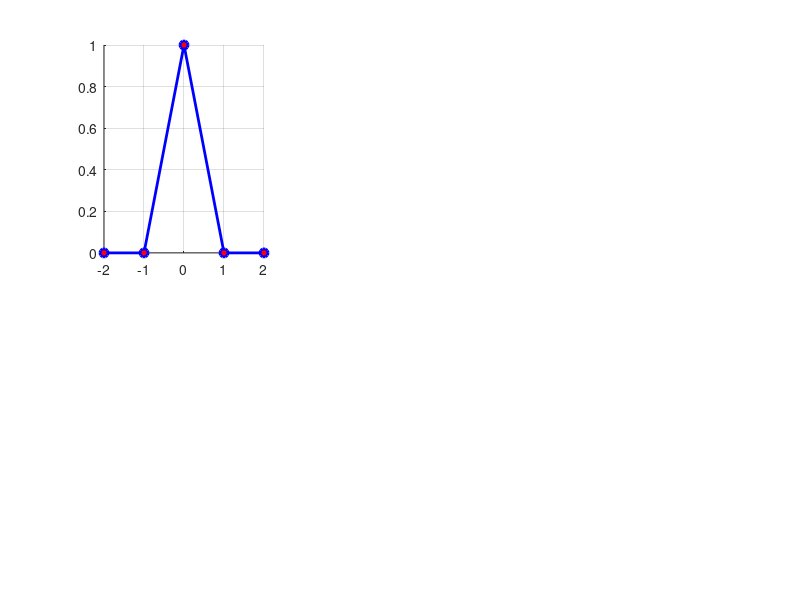

This figure's MATLAB source: (Note: this script raises an error after producing the figure.)
clc;   clear all;
% close all;

% th_i =   30/180*pi;  % angle of incidence
% th_ind= 30/180*pi;         % angle at which the structure was designed to operate in a specific way (designed angle of incidence)
% th_rd =  -30/180*pi;  % - 2*th_ind; %retroreflection
th_i =   0/180*pi;  % angle of incidence
th_ind= 0/180*pi;         % angle at which the structure was designed to operate in a specific way (designed angle of incidence)
th_rd =  70/180*pi;  % - 2*th_ind; %retroreflection

th_i =  45/180*pi;  % 58.6003 % angle of incidence
th_ind= 45/180*pi;         % angle at which the structure was designed to operate in a specific way (designed angle of incidence)
th_rd =   45/180*pi;  % - 2*th_ind; %retroreflection

%%
R= 0.99995%*sqrt(cos(th_ind)/cos(th_rd)); % define the retro reflectivity
%     = 0.99995  for Ana Diaz-Rubio$Eq.(2) ;  
%     adding term  *sqrt(cos(th_ind)/cos(th_rd))   for Ana Diaz-Rubio$Eq.(3)

%%
rho0=1.29; % density of the free medium
c0=343; % sound speed of the free medium

freq=2e3;  omega=2*pi*freq;   % designed frequency
lambda=c0/freq;           % designed wavelength
k0=2*pi/lambda;           % wavenumber of the incidence
%
N = 4;      % defines the last order of Fourier harmonic FOR THE IMPEDANCE expansion (should be EVEN)
%
thetain = 0;  % thetain = (0.01:0.4:pi/2.1);
dz = lambda*1;   Eledz = 20;
z = 0: dz/(Eledz-1) : dz;

for iez = 1:1:length(z)
    
    for ee = 1:1:length(thetain)
        
        D=lambda/(2*sin(th_ind));         %     D = lambda/ abs(sin(th_ind) - sin(th_rd));% satisfy phase 2\pi
        Dxn = D;
        
        for point = 1:1:length(D)
            
            Z0= rho0 * c0;  % wave impedance of free space for normal incidence
            
            %%
            offset = 0.5*Dxn/(2*N+1); % 0.5 - Middle point
            xn=0+offset: Dxn/(2*N+1): Dxn- Dxn/(2*N+1)+offset;  % coordinate along the gradient
            
            %% define surface impedance
            
            P0=1;      % amplitude of the incident wave
            
            P_t=P0*(exp(-1i*k0*sin(th_ind)*xn) + R*exp(-1i*k0*sin(th_rd)*xn +1i*pi*0 )); %  total pressure filed
            v_t=P0/Z0*(exp(-1i*k0*sin(th_ind)*xn) * cos(th_ind) -  R*exp(-1i*k0*sin(th_rd)*xn +1i*pi*0 ) * cos(th_rd)); % total particle velocity filed
            %             P_t=P0*(exp(-1i*k0*sin(th_ind)*xn) + R*0.5*exp(-1i*k0*sin(th_rd)*xn)+ R*0.5*exp(1i*k0*sin(th_rd)*xn)); %  total pressure filed
            %             v_t=P0/Z0*(exp(-1i*k0*sin(th_ind)*xn) * cos(th_ind) -  R*0.5*exp(-1i*k0*sin(th_rd)*xn ) * cos(th_rd)...
            %                                                                                        -  R*0.5*exp( 1i*k0*sin(th_rd)*xn ) * cos(th_rd)); % total particle velocity filed
            Zs = P_t./v_t; % required surface impedance
% % % % % %        Zs = -1i * Z0/cos(th_ind) * cot( (sin(th_ind) -  sin(th_rd)) *k0 *(xn-D/2) /2 );  % conventional design
             Phi_r = (sin(th_ind) -  sin(th_rd)) .*k0 .*xn;
%             Zs =  1i * Z0/cos(th_ind) .* cot( Phi_r ./2 );  % Ana Diaz-Rubio$Eq.(1); V.S. Asadchy2017 Eq(4)
%             Zs =  Z0 * (1+exp(1i*Phi_r))./(cos(th_ind)-cos(th_rd).*exp(1i.*Phi_r));  % Ana Diaz-Rubio$Eq.(2)
            Zs =  Z0/sqrt(cos(th_ind)*cos(th_rd)) .* (sqrt(cos(th_rd))+sqrt(cos(th_ind)).*exp(1i.*Phi_r))./...
                           (sqrt(cos(th_ind))-sqrt(cos(th_rd)).*exp(1i.*Phi_r));  % Ana Diaz-Rubio$Eq.(3)

            P_t=P0*(exp(-1i*k0*sin(th_ind)*xn) + R*exp(-1i*k0*sin(th_rd)*xn+  1i*pi * 0 )); % V.S. Asadchy2017 Eq.(5). total pressure filed
            %
            v_t=P0/Z0*(exp(-1i*k0*sin(th_ind)*xn) * cos(th_ind) -  R*exp(-1i*k0*sin(th_rd)*xn+  1i*pi * 0 ) * cos(th_rd)); % total particle velocity filed
            %             v_t=P0/Z0*(exp(-1i*k0*sin(th_ind)*xn) -  R*exp(-1i*k0*sin(th_rd)*xn) ); % total particle velocity filed
            %
            Zs = P_t./v_t; % required surface impedance


            %   in comsol          -i*Z0/cos(theta_i)*cot(k*(sin(theta_r) - sin(theta_i))*(x-D/2)/2)
            %% xx is the order of the harmonics
            for ii=1:N+1                        % auxiliary variable
                xx(ii)=ii;
            end
            xx= -(-xx+N/2+1);
            
            %% Finding Fourier harmonics of the impedance
            zp=(fftshift(fft(Zs)/(2*N+1)));
            
            %% Composing the impedance based on the determined harmonics, Z is impedance matrix
            
            Zs_Fourier=zeros(N+1,N+1);
            for in1=1:N+1     %row
                for in2=1:N+1 % colummn
                    Zs_Fourier(in1,in2)=zp(N+1+in2-in1);  % int2 and int1 ?: Zs_Fourier(in1,in2)=zp(N+1+in1-in2);
                end
            end
            
            Ya=zeros(N+1,N+1);
            for nn=1:N+1
                %%%%%%%%%%%%%%%%%%%%%%%%%%%%%%%%%%%%%%
                krx(nn) =   k0*sin(th_i) + 2*pi/D*(nn-1-N/2);
                krz(nn) = sqrt(k0^2- krx(nn)^2);     realkrz(nn) = real(krz(nn));  %     (krx./k0)*abs(b)
                %
                
                krx(nn) = isreal(krz(nn)) .* krx(nn);          %%%%%%%%%% important !%%%%%%
                krz(nn) = isreal(krz(nn)) .* krz(nn);          %%%%%%%%%% important !%%%%%%
                
                %
                zan(nn,1) =  rho0*omega/krz(nn) ; % Ya is a diagonal matrix with its main entry representing the admittance of each space harmonic
                theta_r(nn) = asin(krx(nn)/k0);
                
            end
            Za = diag(zan);  %%%
            Ya = (Za)^-1;  %%%
            
            I=eye(N+1); % I is the identity matrix
            REF = pinv(Zs_Fourier*Ya + I )*(Zs_Fourier*Ya - I );            % 'pinv' function works better than 'inv'
            
            Pin_m = zeros(N+1,1);
            Pin_m(N/2+1,1) = P0;  % specify here what incident harmonics excite the surface. by default only one propagating wave is incident.
            Pr_m = REF*Pin_m;                          % Prm gives the amplitudes of the reflected harmonics
            %%
            
            RekrzM(point,:) = realkrz/k0;
            theta_rM(point,:) = real(theta_r);
            
        end
        if ee==1
            Akrz = RekrzM;
            Btheta = theta_rM;
        else
            Akrz = horzcat(Akrz,RekrzM);
            Btheta = horzcat(Btheta,theta_rM);
        end
    end
    a = Pin_m;   b = Pr_m;
    
    %     b(N/2-2) = 0;
    %     b(N/2-1) = 0;
    %     b(N/2) = 0;
    % %     b(N/2+1) = 0;
    %     b(N/2+2) = 0;
    %     b(N/2+3) = 0;
    %     b(N/2+4) = 0;
    
    
    Elex = length(xn);
    
    for j = 1: Elex
        p_ref(j) =  ((exp(1i*krz*z(iez)*1)).*a.'*0 + (exp(-1i*krz*z(iez)*1)).*b.') ...
            *( sqrt(1/1) .*exp(-1i*krx*xn(j))  ).' ; % Eq.(6.41)
        v_ref(j) =  (( zan.^-1)' .*( (exp(1i*krz*z(iez)*1)).*a.'*0 - (exp(-1i*krz*z(iez)*1)).*b.' ) ) ...
            *( sqrt(1/1) .*exp(-1i*krx*xn(j)) ).';

        %% velocity direction
        v_ref_x(j) =  ((Z0* zan.^-1)' .*( (exp(1i*krz*z(iez)*1)).*a.'*0 + (exp(-1i*krz*z(iez)*1)).*b.'   .* krx./k0 ) ) ...
            *( sqrt(1/1) .*exp(-1i*krx*xn(j)) ).' /Z0;
        v_ref_y(j) =  ((Z0* zan.^-1)' .*( (exp(1i*krz*z(iez)*1)).*a.'*0 + (exp(-1i*krz*z(iez)*1)).*b.'   .* krz./k0 ) ) ...
            *( sqrt(1/1) .*exp(-1i*krx*xn(j)) ).' /Z0;

        %% total field
        p_tot(j) =  ((exp(1i*krz*z(iez)*1)).*a.'*1 + (exp(-1i*krz*z(iez)*1 )).*b.') ...
            *( sqrt(1/1) .*exp(-1i*krx*xn(j))  ).' ; % Eq.(6.41)
        v_tot(j) =  ((Z0* zan.^-1)' .*( (exp(1i*krz*z(iez)*1)).*a.'*1 - (exp(-1i*krz*z(iez)*1 )).*b.' ) ) ...
            *( sqrt(1/1) .*exp(-1i*krx*xn(j)) ).' /Z0;
        % total x y velocity
        v_tot_x(j) =  ((Z0* zan.^-1)' .*( (exp(1i*krz*z(iez)*1)).*a.'*sin(th_i) + (exp(-1i*krz*z(iez)*1)).*b.'   .* krx./k0 ) ) ...
            *( sqrt(1/1) .*exp(-1i*krx*xn(j)) ).' /Z0;
        v_tot_y(j) =  ((Z0* zan.^-1)' .*(  - (exp(1i*krz*z(iez)*1)).*a.'*cos(th_i) + (exp(-1i*krz*z(iez)*1)).*b.'   .* krz./k0 ) ) ...
            *( sqrt(1/1) .*exp(-1i*krx*xn(j)) ).' /Z0;
    end

    %%
    P_ref(iez, 1 :1: Elex )  = p_ref;       P_tot(iez, 1 :1: Elex )  = p_tot;
    V_ref(iez, 1 :1: Elex )  = v_ref;       V_tot(iez, 1 :1: Elex )   = v_tot;
    
    V_ref_x(iez, 1 :1: Elex )  = v_ref_x;         V_ref_y(iez, 1 :1: Elex )  =  v_ref_y;
    V_tot_x(iez, 1 :1: Elex )  = v_tot_x;         V_tot_y(iez, 1 :1: Elex )  =  v_tot_y;
    
    
end

% plot something

% Incident_Inten_tot = 0.5*real(P_t.*conj(v_t));   
Incident_Inten_tot = 0.5*real(P0*exp(-1i*k0*sin(th_ind)*xn).*conj(P0/Z0*(exp(-1i*k0*sin(th_ind)*xn) * cos(th_ind))))

ReInten_tot = 0.5*real(P_ref.*conj(V_tot));   

ReInten_ref_x =  0.5*real(P_ref.*conj(V_ref_x));        ReInten_ref_y  =  0.5*real(P_ref.*conj(V_ref_y));
ReInten_tot_x =  0.5*real(P_tot.*conj(V_tot_x));         ReInten_tot_y  =  0.5*real(P_tot.*conj(V_tot_y));
%%
% angle_Intensity = atan(ReInten_y./ReInten_x)*180/pi;
Real_V_ref = real(V_ref);
% [gx, gz] = gradient(Real_V_ref);

% Harmonics that propagating into far field.
iii = 1;
for nn=1:N+1
    if krz(nn)~=0
        harmonics(iii) = nn-1-N/2;
        marker_xx(iii) = nn;
        iii = iii+1;
    end
end

%% subplot
fontsz = 17; linewd = 1.5; markersz = 8; fontszgca = 3;
X = 0 :Dxn/(Elex-1): Dxn;   %z = 0: dz/(Eledz-1) : dz;  % z = z(end:-1:1);
[X, z] = meshgrid(X,  z);

beishu0 = 0.95;
% figure;
factor = dz/Dxn;   %*factor
n1 = 2; % number of rows
n2 = 3; % number of columns
figure('Position',[0 0 250*n2 250*n1*factor]+50);
nw = 0.6; % normalized width
nh = 0.6;  % normalized height
%%
for k1 = 1:n1
    for k2 = 1:n2
        h=subplot(n1, n2, (k1-1)*n2 + k2);
        
        %
        switch k1
            case 1
                switch k2
                    case 1
                        grid on;       %   grid minor;
                        hold on;
                        PP = plot(xx,abs(Pr_m),'-o','color','b','LineWidth',2,'MarkerFaceColor','r' );
                        hold on;
                        PP2 = plot(xx,abs(Pr_m),'d', 'MarkerIndices',marker_xx, 'MarkerFaceColor','g', 'MarkerSize',10);
                        xlabel('Harmonics $n$','Interpreter', 'LaTeX','FontSize',fontsz);
                        ylabel('Amplitude ($|A_n|/P_{\rm in}$)', 'Interpreter', 'LaTeX','FontSize',fontsz);
                        xlim([-4 4]);  xticks(-10:2:10); yticks(-10:0.5:10);  %ylim([-90 90]); 
                        legend('');   h = legend;   h.Visible = 'off';
                        set(legend,'Interpreter','latex','edgecolor','none','Location','northwest','FontSize',fontsz);
                        set(gca,'position',[(1-nw)/n2/2 + (k2-1)/n2+0.03, (1-nh)/n1/2 + 1-k1/n1,  nw/n2, nh/n1]*beishu0);
                    case 2
                        grid on;         grid minor;
                        hold on;        
                        PP = plot(xx,theta_r*180/pi,'-o','color','b','LineWidth',2,'MarkerFaceColor','r' );
                        hold on;
                        PP2 = plot(xx,theta_r*180/pi,'d', 'MarkerIndices',marker_xx, 'MarkerFaceColor','g', 'MarkerSize',7);
                        xlabel('Harmonics $n$','Interpreter', 'LaTeX','FontSize',fontsz);
                        ylabel('Reflected angle $\theta_{\rm r}$', 'Interpreter', 'LaTeX','FontSize',fontsz);
                        xlim([-4 4]); ylim([-90 90]); xticks(-10:2:10); yticks(-90:15:90); %colorbar('Ticks',[-90:30:90]);    caxis([-90 90]);
                        legend('');   h = legend;   h.Visible = 'off'; 
                        set(legend,'Interpreter','latex','edgecolor','none','Location','northwest','FontSize',fontsz);
                        set(gca,'position',[(1-nw)/n2/2 + (k2-1)/n2+0.03, (1-nh)/n1/2 + 1-k1/n1,  nw/n2, nh/n1]*beishu0);
                    case 3
                        plot(xn/Dxn,real(vpa(Zs,4))/Z0,'-o','color','k','LineWidth',2,'MarkerFaceColor','k')
                        xlabel('$x/D$', 'Interpreter', 'LaTeX','FontSize',fontsz);
                        ylabel('${\rm Re}(Z_s/Z0)$', 'Interpreter', 'LaTeX','FontSize',fontsz);
                        ylim([0 100000])
                        legend('');   h = legend;   h.Visible = 'off';
                        set(legend,'Interpreter','latex','edgecolor','none','Location','northwest','FontSize',fontsz);
                        grid on
                        set(gca,'position',[(1-nw)/n2/2 + (k2-1)/n2+0.03, (1-nh)/n1/2 + 1-k1/n1,  nw/n2, nh/n1]*beishu0);
                    case 4
                        plot(xn/Dxn,imag(Zs)/Z0,'-o','color','b','LineWidth',2,'MarkerFaceColor','b');
                        xlabel('$x/D$', 'Interpreter','LaTeX','FontSize',fontsz);
                        ylabel('${\rm Imag}(Z_s/Z0)$', 'Interpreter', 'LaTeX','FontSize',fontsz);
                        % xlim([-20 20])
                        legend('');   h = legend;   h.Visible = 'off';
                        set(legend,'Interpreter','latex','edgecolor','none','Location','northwest','FontSize',fontsz);
                        grid on
                        set(gca,'position',[(1-nw)/n2/2 + (k2-1)/n2+0.03, (1-nh)/n1/2 + 1-k1/n1,  nw/n2, nh/n1]*beishu0);
                    case 5
                        plot( xn/Dxn, - real(vpa(ReInten_tot_y(1,:)/ Incident_Inten_tot(1), 5)),'-d','color','k','LineWidth',2,'MarkerFaceColor','b');hold on;
                        plot( xn/Dxn,real(vpa(ReInten_tot_y(iez,:)/ Incident_Inten_tot(1), 5)),'--o','color','b','LineWidth',2,'MarkerFaceColor','b');hold on;
                        xlabel('$x/D$', 'Interpreter', 'LaTeX','FontSize',fontsz);
                        ylabel('$I_y$/$I_{\mathrm{i}}$', 'Interpreter', 'LaTeX','FontSize',fontsz);
%                                  ylim([-3e-4 3e-4]);  yticks(-3e-4:3e-4/3:3e-4); %colorbar('Ticks',[-90:30:90]);    caxis([-90 90]);
                        %                         ylabel('Ticks',[-4.46 -4.44]);
%                         colorbar('Ticks',[-10:2:10]);               caxis([-4.46 -4.44]);
                        legend('at $y=0$','at $y=d_z$');   h = legend;  % h.Visible = 'off';
                        set(legend,'Interpreter','latex','edgecolor','none','Location','northoutside','FontSize',fontsz);
                        grid on;
                        %                         ylabel('$y/D$', 'Interpreter', 'LaTeX','FontSize',fontsz);
                        set(gca,'position',[(1-nw)/n2/2 + (k2-1)/n2+0.03, (1-nh)/n1/2 + 1-k1/n1,  nw/n2, nh/n1]*beishu0);
% % %                         plot( xn/Dxn, real(vpa(ReInten_tot_x(1,:),5)),'-d','color','k','LineWidth',2,'MarkerFaceColor','b');hold on;
% % %                         plot( xn/Dxn,real(vpa(ReInten_tot_x(iez,:),5)),'--o','color','b','LineWidth',2,'MarkerFaceColor','b');hold on;
% % %                         xlabel('$x/D$', 'Interpreter', 'LaTeX','FontSize',fontsz);
% % %                         ylabel('$I_x$', 'Interpreter', 'LaTeX','FontSize',fontsz);
% % %                             ylim([-0e-3 1e-3]);  yticks(-0e-3:1e-3/4:1e-3); %colorbar('Ticks',[-90:30:90]);    caxis([-90 90]);
% % %                         %                         ylabel('Ticks',[-4.46 -4.44]);
% % % %                         colorbar('Ticks',[-10:2:10]);               caxis([-4.46 -4.44]);
% % %                         legend('at $y=0$','at $y=d_z$');   h = legend;  % h.Visible = 'off';
% % %                         set(legend,'Interpreter','latex','edgecolor','none','Location','northoutside','FontSize',fontsz);
% % %                         grid on;
% % %                         %                         ylabel('$y/D$', 'Interpreter', 'LaTeX','FontSize',fontsz);
% % %                         set(gca,'position',[(1-nw)/n2/2 + (k2-1)/n2+0.03, (1-nh)/n1/2 + 1-k1/n1,  nw/n2, nh/n1]*beishu0);
                    case 6
                        plot( z/dz,   real(vpa(ReInten_tot_x(:,1)/Incident_Inten_tot(1),5)),'-d','color','k','LineWidth',2,'MarkerFaceColor','b');hold on;
                        plot( z/dz, real(vpa(ReInten_tot_x(:,Elex- 0)/Incident_Inten_tot(1),5)),'--o','color','b','LineWidth',2,'MarkerFaceColor','b');hold on;
                        xlabel('$y/d_z$', 'Interpreter', 'LaTeX','FontSize',fontsz);
                        ylabel('$I_x$/$I_{\mathrm{i}}$', 'Interpreter', 'LaTeX','FontSize',fontsz);
                                    ylim([-2e-3 2e-3]);  yticks(-2e-3:1e-3:2e-3); %colorbar('Ticks',[-90:30:90]);    caxis([-90 90]);
                        %                         ylabel('Ticks',[-4.46 -4.44]);
%                         colorbar('Ticks',[0:0.5:2]*0.001);               
caxis([0 2]*0.001);
                        legend('at $x=0$','at $x= D$');  % h = legend;  % h.Visible = 'off';
                        set(legend,'Interpreter','latex','edgecolor','none','Location','northoutside','FontSize',fontsz);
                        grid on;
                        %                         ylabel('$y/D$', 'Interpreter', 'LaTeX','FontSize',fontsz);
                        set(gca,'position',[(1-nw)/n2/2 + (k2-1)/n2+0.03, (1-nh)/n1/2 + 1-k1/n1,  nw/n2, nh/n1]*beishu0);
% % %                         plot( z/dz, real(vpa(ReInten_tot_y(:,1),5)),'-d','color','k','LineWidth',2,'MarkerFaceColor','b');hold on;
% % %                         plot( z/dz,real(vpa(ReInten_tot_y(:,Elex),5)),'--o','color','b','LineWidth',2,'MarkerFaceColor','b');hold on;
% % %                         xlabel('$y/d_z$', 'Interpreter', 'LaTeX','FontSize',fontsz);
% % %                         ylabel('$I_y$', 'Interpreter', 'LaTeX','FontSize',fontsz);
% % %                                 ylim([-3e-4 3e-4]);  yticks(-3e-4:3e-4/3:3e-4); %colorbar('Ticks',[-90:30:90]);    caxis([-90 90]);
% % %                         %                         ylabel('Ticks',[-4.46 -4.44]);
% % % %                         colorbar('Ticks',[-10:2:10]);               caxis([-4.46 -4.44]);
% % %                         legend('at $x=0$','at $x= D$');  % h = legend;  % h.Visible = 'off';
% % %                         set(legend,'Interpreter','latex','edgecolor','none','Location','northoutside','FontSize',fontsz);
% % %                         grid on;
% % %                         %                         ylabel('$y/D$', 'Interpreter', 'LaTeX','FontSize',fontsz);
% % %                         set(gca,'position',[(1-nw)/n2/2 + (k2-1)/n2+0.03, (1-nh)/n1/2 + 1-k1/n1,  nw/n2, nh/n1]*beishu0);
                        %%
                        row = 1;   col = row;
                        conservation = - sum(ReInten_tot_x(1+row:iez-row,1+col)) ...
                                              + sum(ReInten_tot_x(1+row:iez-row, Elex-col)) ...
                                              - sum(ReInten_tot_y(1+row,1+col:Elex-col)) ...
                                             + sum(ReInten_tot_y(iez-row,1+col:Elex-col))
                end
                %%
                
                
            case 2
                switch k2
                    case 1
                        plot(xn/Dxn,imag(Zs)/Z0,'-o','color','b','LineWidth',2,'MarkerFaceColor','b');
                        xlabel('$x/D$', 'Interpreter','LaTeX','FontSize',fontsz);
                        ylabel('${\rm Imag}(Z_s/Z0)$', 'Interpreter', 'LaTeX','FontSize',fontsz);
                        ylim([-1 1]*0.0001);  yticks(-1e-4:1e-4/2:1e-4);
                        legend('');   h = legend;   h.Visible = 'off';
                        set(legend,'Interpreter','latex','edgecolor','none','Location','northwest','FontSize',fontsz);
                        grid on
                        set(gca,'position',[(1-nw)/n2/2 + (k2-1)/n2+0.03, (1-nh)/n1/2 + 1-k1/n1,  nw/n2, nh/n1]*beishu0);
                    case 2
                        plot( xn/Dxn, - real(vpa(ReInten_tot_y(1,:)/ Incident_Inten_tot(1), 5)),'-d','color','k','LineWidth',2,'MarkerFaceColor','b');hold on;
                        plot( xn/Dxn,real(vpa(ReInten_tot_y(iez,:)/ Incident_Inten_tot(1), 5)),'--o','color','b','LineWidth',2,'MarkerFaceColor','b');hold on;
                        xlabel('$x/D$', 'Interpreter', 'LaTeX','FontSize',fontsz);
                        ylabel('$I_y$/$I_{\mathrm{i}}$', 'Interpreter', 'LaTeX','FontSize',fontsz);
                                 ylim([-100e-4 100e-4]);  yticks(-100e-4:100e-4/2:100e-4); %colorbar('Ticks',[-90:30:90]);    caxis([-90 90]);
                        %                         ylabel('Ticks',[-4.46 -4.44]);
%                         colorbar('Ticks',[-10:2:10]);               caxis([-4.46 -4.44]);
                        legend('at $y=0$','at $y=d_z$');   h = legend;  % h.Visible = 'off';
                        set(legend,'Interpreter','latex','edgecolor','none','Location','northoutside','FontSize',fontsz);
                        grid on;
                        %                         ylabel('$y/D$', 'Interpreter', 'LaTeX','FontSize',fontsz);
                        set(gca,'position',[(1-nw)/n2/2 + (k2-1)/n2+0.03, (1-nh)/n1/2 + 1-k1/n1,  nw/n2, nh/n1]*beishu0);
% % %                         plot( xn/Dxn, real(vpa(ReInten_tot_x(1,:),5)),'-d','color','k','LineWidth',2,'MarkerFaceColor','b');hold on;
% % %                         plot( xn/Dxn,real(vpa(ReInten_tot_x(iez,:),5)),'--o','color','b','LineWidth',2,'MarkerFaceColor','b');hold on;
% % %                         xlabel('$x/D$', 'Interpreter', 'LaTeX','FontSize',fontsz);
% % %                         ylabel('$I_x$', 'Interpreter', 'LaTeX','FontSize',fontsz);
% % %                             ylim([-0e-3 1e-3]);  yticks(-0e-3:1e-3/4:1e-3); %colorbar('Ticks',[-90:30:90]);    caxis([-90 90]);
% % %                         %                         ylabel('Ticks',[-4.46 -4.44]);
% % % %                         colorbar('Ticks',[-10:2:10]);               caxis([-4.46 -4.44]);
% % %                         legend('at $y=0$','at $y=d_z$');   h = legend;  % h.Visible = 'off';
% % %                         set(legend,'Interpreter','latex','edgecolor','none','Location','northoutside','FontSize',fontsz);
% % %                         grid on;
% % %                         %                         ylabel('$y/D$', 'Interpreter', 'LaTeX','FontSize',fontsz);
% % %                         set(gca,'position',[(1-nw)/n2/2 + (k2-1)/n2+0.03, (1-nh)/n1/2 + 1-k1/n1,  nw/n2, nh/n1]*beishu0);
                    case 3
                        plot( z/dz,   real(vpa(ReInten_tot_x(:,1)/Incident_Inten_tot(1),5)),'-d','color','k','LineWidth',2,'MarkerFaceColor','b');hold on;
                        plot( z/dz, real(vpa(ReInten_tot_x(:,Elex- 0)/Incident_Inten_tot(1),5)),'--o','color','b','LineWidth',2,'MarkerFaceColor','b');hold on;
                        xlabel('$y/d_z$', 'Interpreter', 'LaTeX','FontSize',fontsz);
                        ylabel('$I_x$/$I_{\mathrm{i}}$', 'Interpreter', 'LaTeX','FontSize',fontsz);
%                                     ylim([-2e-3 2e-3]);  yticks(-2e-3:1e-3:2e-3); %colorbar('Ticks',[-90:30:90]);    caxis([-90 90]);
                        %                         ylabel('Ticks',[-4.46 -4.44]);
%                         colorbar('Ticks',[0:0.5:2]*0.001);
caxis([0 2]*0.001);
                        legend('at $x=0$','at $x= D$');  % h = legend;  % h.Visible = 'off';
                        set(legend,'Interpreter','latex','edgecolor','none','Location','northoutside','FontSize',fontsz);
                        grid on;
                        %                         ylabel('$y/D$', 'Interpreter', 'LaTeX','FontSize',fontsz);
                        set(gca,'position',[(1-nw)/n2/2 + (k2-1)/n2+0.03, (1-nh)/n1/2 + 1-k1/n1,  nw/n2, nh/n1]*beishu0);
                    case 4
                        surf( X/D, z/D, real(V_tot), 'LineStyle','none');
                        view(2);  colormap(jet(80));   shading interp;
                        colorbar('Ticks',[-2:1:2]*0.0001);   caxis([-2 2]*0.0001);  c3 = caxis;
                        xlim([0 Dxn/D]); ylim([0 dz/D]);  xticks(0:0.5:10); yticks(0:0.5:10);
                        title('$v_{\mathrm{t}}$','Interpreter','latex','FontSize',fontsz+3);
                        xlabel('$x/D$','Interpreter', 'LaTeX','FontSize',fontsz);
                        %                         ylabel('$y/D$', 'Interpreter', 'LaTeX','FontSize',fontsz); 
                        set(gca,'position',[(1-nw)/n2/2 + (k2-1)/n2+0.03, (1-nh)/n1/2 + 1-k1/n1,  nw/n2, nh/n1]*beishu0);
                    case 5
                        contour(X/D, z/D, Real_V_ref,10,'ShowText','off', 'LineWidth',1);
                        %colorbar('Ticks',[-10:0.5:10]);
                        xlabel('$x/D$','Interpreter', 'LaTeX','FontSize',fontsz);
%                         ylabel('$y/D$', 'Interpreter', 'LaTeX','FontSize',fontsz);
                        xlim([0 Dxn/D]); ylim([0 dz/D]);  xticks(0:0.5:10); yticks(0:0.5:10);
                        hold on;
                      % step = 3;  hh = quiver(X(1:step:iez,1:step:Elex)/D, z(1:step:iez,1:step:Elex)/D,  cos(ReInten(1:step:iez,1:step:Elex)).*sign(ReInten(1:step:iez,1:step:Elex)) .* abs(Inten(1:step:iez,1:step:Elex)),  sin(ReInten(1:step:iez,1:step:Elex)) .* abs(Inten(1:step:iez,1:step:Elex)), 'MaxHeadSize', 0.15 ,'AutoScaleFactor', 2 ,'AutoScale','on');
                        step = 3;  hh = quiver(X(1:step:iez,1:step:Elex)/D, z(1:step:iez,1:step:Elex)/D,  ...
                              ReInten_ref_x(1:step:iez,1:step:Elex) .* abs(ReInten_tot(1:step:iez,1:step:Elex)), ...
                              ReInten_ref_y(1:step:iez,1:step:Elex) .* abs(ReInten_tot(1:step:iez,1:step:Elex)), 'MaxHeadSize', 0.15 ,'AutoScaleFactor', 2 ,'AutoScale','on');
                        hold off;
                        t = title('$I_{\mathrm{r}}$','Interpreter','latex','FontSize',fontsz);
                        set(gca,'position',[(1-nw)/n2/2 + (k2-1)/n2+0.03, (1-nh)/n1/2 + 1-k1/n1,  nw/n2, nh/n1]*beishu0);
                    case 6
                        contour(X/D, z/D, Real_V_ref,10,'ShowText','off', 'LineWidth',1);
                        %colorbar('Ticks',[-10:0.5:10]);
                        xlabel('$x/D$','Interpreter', 'LaTeX','FontSize',fontsz);
%                         ylabel('$y/D$', 'Interpreter', 'LaTeX','FontSize',fontsz);
                        xlim([0 Dxn/D]); ylim([0 dz/D]);  xticks(0:0.5:10); yticks(0:0.5:10);
                        hold on;
                        %%
                        step = 1;  hh = quiver(X(1:step:iez,1:step:Elex)/D, z(1:step:iez,1:step:Elex)/D,  ...
                                      ReInten_tot_x(1:step:iez,1:step:Elex) .* abs(ReInten_tot(1:step:iez,1:step:Elex)), ...
                                      ReInten_tot_y(1:step:iez,1:step:Elex) .* abs(ReInten_tot(1:step:iez,1:step:Elex)), ...
                                      'MaxHeadSize', 0.15 ,'AutoScaleFactor', 2 ,'AutoScale','on');
                        %%
                        hold off;
                        t = title('$I_{\mathrm{t}}$','Interpreter','latex','FontSize',fontsz);
                        set(gca,'position',[(1-nw)/n2/2 + (k2-1)/n2+0.03, (1-nh)/n1/2 + 1-k1/n1,  nw/n2, nh/n1]*beishu0);
                end
        end
        
    end
end

%
subplot(2, n2, [1 2])
% hp = get(subplot(2,n2,[1 2]),'Position');
% h = colorbar('Position', [hp(1)+hp(3)/2  hp(2)*1  0.015  hp(2)+hp(3)*5]);

yyaxis left;
% title('Plots with Different y-Scales');
grid on;       %   grid minor;
hold on;
PP = plot(xx,abs(Pr_m),'-o','LineWidth',2,'MarkerFaceColor','b' ); %,'color','b'
hold on;
PP2 = plot(xx,abs(Pr_m),'o', 'MarkerIndices',marker_xx, 'MarkerFaceColor','g', 'MarkerSize',10);
xlabel('Harmonics $n$','Interpreter', 'LaTeX','FontSize',fontsz);
ylabel('Amplitude ($|A_n|/P_{\rm in}$)', 'Interpreter', 'LaTeX','FontSize',fontsz);
xlim([-3 3]);  xticks(-10:1:10); yticks(-10:0.2:10);  ylim([-0.0005 1]);
legend('');   h = legend;   h.Visible = 'off';
set(legend,'Interpreter','latex','edgecolor','none','Location','northwest','FontSize',fontsz);
%
yyaxis right;
grid on;       %grid minor;
hold on;
PP = plot(xx,theta_r*180/pi,'--s','LineWidth',2,'MarkerFaceColor','r' ); % ,'color','b'
hold on;
PP2 = plot(xx,theta_r*180/pi,'s', 'MarkerIndices',marker_xx, 'MarkerFaceColor','g', 'MarkerSize',10);
%                         xlabel('Harmonics $n$','Interpreter', 'LaTeX','FontSize',fontsz);
ylabel('Reflected angle $\theta_{\rm r}$', 'Interpreter', 'LaTeX','FontSize',fontsz);
xlim([-3 3]); ylim([-90 90]); xticks(-10:1:10); yticks(-90:15:90); %colorbar('Ticks',[-90:30:90]);    caxis([-90 90]);
legend('');   h = legend;   h.Visible = 'off';
set(legend,'Interpreter','latex','edgecolor','none','Location','northwest','FontSize',fontsz);
set(gca,'position',[0.513*0.5    0.5838    0.2866*0.9    0.3412]*beishu0);
hold off

print(gcf, '-djpeg', '-r300', './Fig1_validation20211219.jpg');
print(gcf, '-depsc2', '-r300', './Fig1_validation20211219.eps');

% figure; More Clear
% % % figure('Position',[0 0 2000*Dxn 2000*dz]+50);
% % % step = 1;  hh = quiver(X(1:step:iez,1:step:Elex)/D, z(1:step:iez,1:step:Elex)/D,  ...
% % %     ReInten_tot_x(1:step:iez,1:step:Elex) .* abs(ReInten_tot(1:step:iez,1:step:Elex)), ...
% % %     ReInten_tot_y(1:step:iez,1:step:Elex) .* abs(ReInten_tot(1:step:iez,1:step:Elex)), ...
% % %     'MaxHeadSize', 0.15 ,'AutoScaleFactor', 2 ,'AutoScale','on');
% % % %
% % % % hold off;
% % % t = title('$I_{\mathrm{t}}$','Interpreter','latex','FontSize',fontsz);

